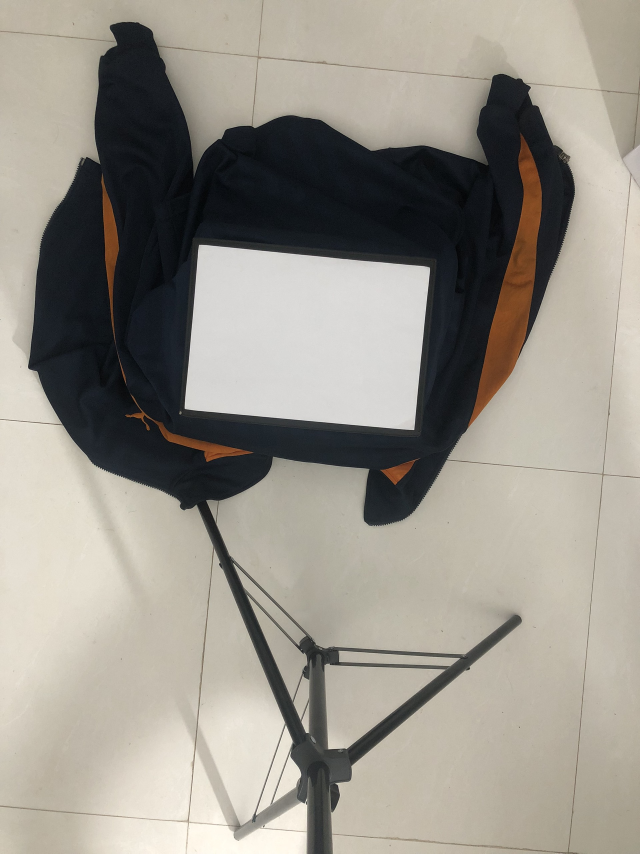
#> input picture A415-5.jpg, 1920 x 2560 px (shown at 1/3 size)
$ python area_A4.py
#> lines starting #> are read from the running program, lines starting #| are printed output that depends on the picture; after the words box and inside, x2 and y2 are one past the last pixel; in counts of white or black regions, pixels touching at a corner belong together
import cv2
import numpy as np
import tkinter as tk
from tkinter import filedialog
from matplotlib import pyplot as plt

KNOWN_AREA_A4_CM2 = 623.7  # The known area of an A4 sheet in square centimeters

def find_largest_contour(contours):
    max_area = 0
    largest_contour = None
    for contour in contours:
        area = cv2.contourArea(contour)
        if area > max_area:
            max_area = area
            largest_contour = contour
    return largest_contour if largest_contour is not None else np.array([])

def calculate_scale_factor(pixel_area_a4):
    return KNOWN_AREA_A4_CM2 / pixel_area_a4

def save_scale_factor(scale_factor, file_path='AreaContour/scale_factor.txt'):
    with open(file_path, 'w') as file:
        file.write(str(scale_factor))
        print("Scale factor saved successfully.")

def choose_files():
    root = tk.Tk()
    root.withdraw()
    file_paths = filedialog.askopenfilenames(title='Choose up to 5 images containing A4 paper',
                                             filetypes=[('Image Files', '*.jpeg *.jpg *.png')],
                                             initialdir='./',
                                             multiple=True)
#> the answer given: ../A415-5.jpg
    return file_paths[:5]

def display_image_with_contour(image, contour, scale_factor, image_path):
    cv2.drawContours(image, [contour], -1, (0, 255, 0), 30)  # Draw contour in green
    plt.imshow(cv2.cvtColor(image, cv2.COLOR_BGR2RGB))
    plt.title(f'Scale Factor: {scale_factor} cm²/px²')
    plt.axis('off')
    plt.show()

def process_images(image_paths):
#> called with image_paths = ('../A415-5.jpg',)
    scale_factors = []
    for image_path in image_paths:
        image = cv2.imread(image_path)
#> image is the input picture: shape (2560, 1920, 3); mean B, G, R 137.9, 146.9, 151.4
        gray = cv2.cvtColor(image, cv2.COLOR_BGR2GRAY)
        blurred = cv2.GaussianBlur(gray, (7, 7), 0)
        edged = cv2.Canny(blurred, 150, 350)
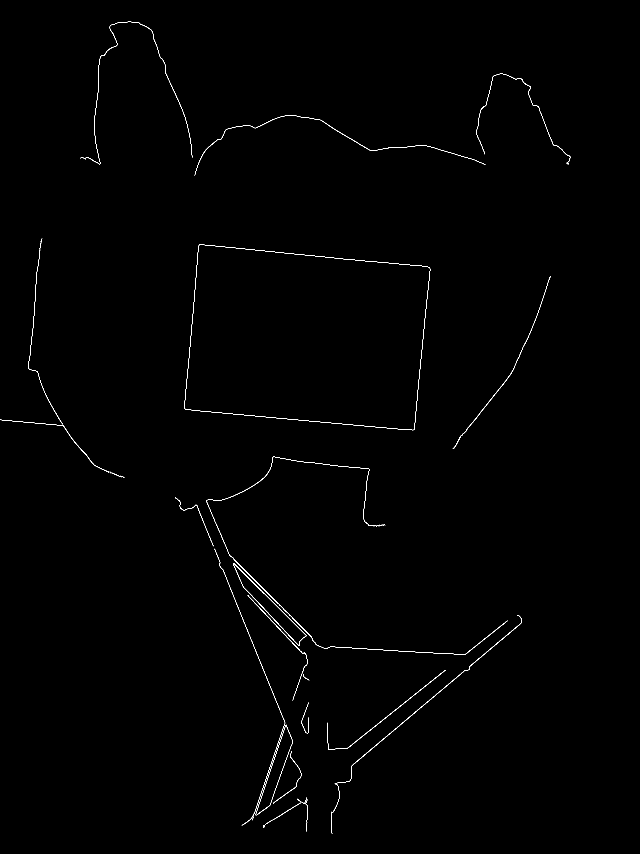
#> edged: shape (2560, 1920) (shown at 1/3 size); 0.32% white in thin lines or dots, all inside (x1, y1, x2, y2) = (0, 65, 1712, 2501)
        contours, _ = cv2.findContours(edged, cv2.RETR_EXTERNAL, cv2.CHAIN_APPROX_SIMPLE)
#> contours = 24 contours, 7 with area under 20; largest, box (x1, y1, x2, y2) and area: (553, 734, 1291, 1291) 343505, (767, 2174, 879, 2446) 8316, (619, 1370, 1523, 1964) 484, (1006, 1845, 1566, 2350) 428, (699, 1690, 919, 1938) 412
        largest_contour = find_largest_contour(contours)
#> the loop in find_largest_contour, `for contour in contours:` made 24 passes
#> (area, max_area) on passes 1, 5, 6, 20: (60, 60), (84, 84), (8315.5, 8315.5), (343505, 343505)
#> area on passes 9 to 14: 229.5, 427.5, 176, 412, 105.5, 56
#> after the loop in find_largest_contour, `for contour in contours:`: largest_contour = contour of 458 points, box (x1, y1, x2, y2) (553, 734, 1291, 1291), area 343505; max_area = 343505
        if largest_contour is not None:
            pixel_area_a4 = cv2.contourArea(largest_contour)
#> pixel_area_a4 = 343505
            scale_factor = calculate_scale_factor(pixel_area_a4)
#> scale_factor = 0.00182
            scale_factors.append(scale_factor)
            display_image_with_contour(image, largest_contour, scale_factor, image_path)
#> in display_image_with_contour, `plt.show()`:
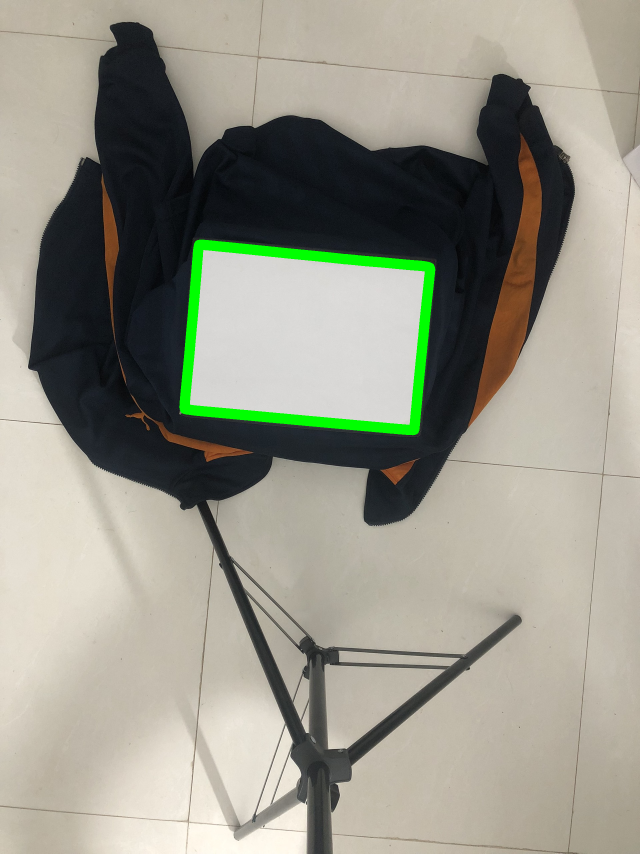
#> shown: shape (2560, 1920, 3) (shown at 1/3 size); mean R, G, B 149.5, 148.8, 136
        else:
            print("A4 paper not detected in image:", image_path)
    if scale_factors:
        average_scale_factor = sum(scale_factors) / len(scale_factors)
#> average_scale_factor = 0.00182
        save_scale_factor(average_scale_factor)

def main():
    image_paths = choose_files()
    if image_paths:
        process_images(image_paths)
    else:
        print("No files selected.")

if __name__ == "__main__":
    main()

$ run again, on A460cm.jpg
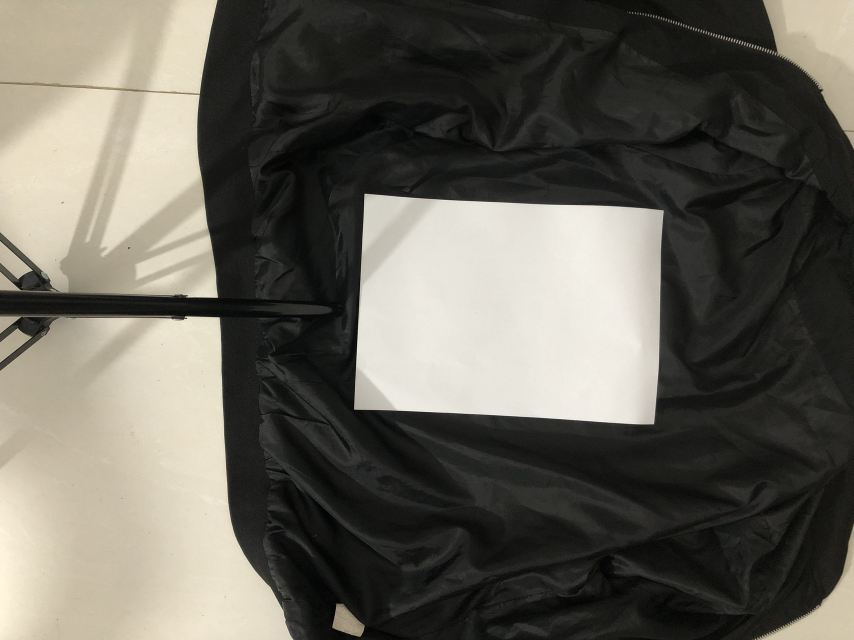
#> input picture A460cm.jpg, 2560 x 1920 px (shown at 1/3 size)
#> in process_images, image is the input picture: shape (1920, 2560, 3); mean B, G, R 89.7, 98.4, 101.3
#> in process_images, `edged = cv2.Canny(blurred, 150, 350)`:
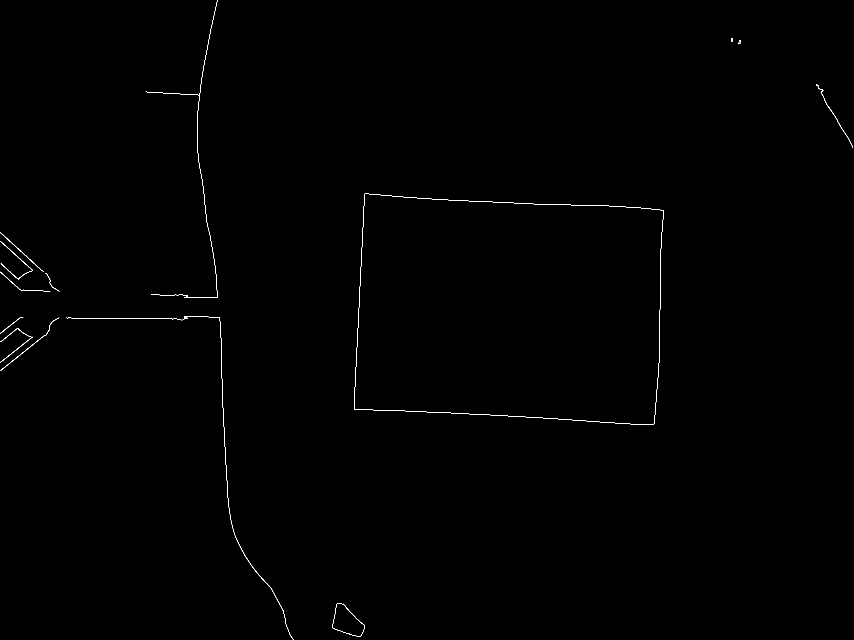
#> edged: shape (1920, 2560) (shown at 1/3 size); 0.17% white in thin lines or dots
#> contours = 19 contours, 4 with area under 20; largest, box (x1, y1, x2, y2) and area: (1062, 581, 1991, 1274) 579474, (996, 1810, 1095, 1910) 5746, (553, 948, 880, 1920) 158, (0, 953, 178, 1112) 136, (0, 698, 131, 815) 114
#> the loop in find_largest_contour, `for contour in contours:` made 19 passes
#> (area, max_area) on passes 1, 15: (5745.5, 5745.5), (579474, 579474)
#> after the loop in find_largest_contour, `for contour in contours:`: largest_contour = contour of 323 points, box (x1, y1, x2, y2) (1062, 581, 1991, 1274), area 579474; max_area = 579474
#> scale_factor = 0.00108
#> in display_image_with_contour, `cv2.drawContours(image, [contour], -1, (0, 255, 0), 30)`:
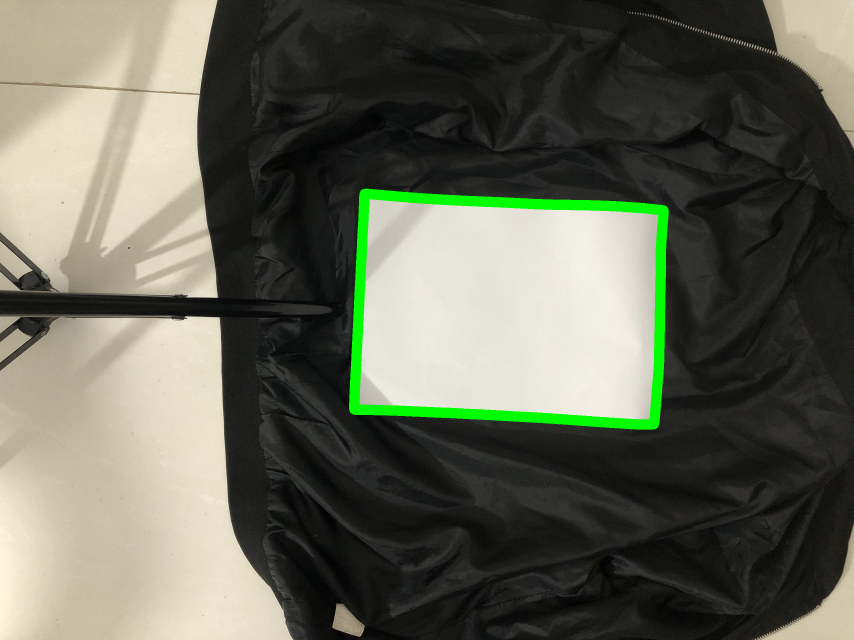
#> image: shape (1920, 2560, 3) (shown at 1/3 size); mean B, G, R 87.4, 101, 98.9

$ run again, on A490cm.jpg
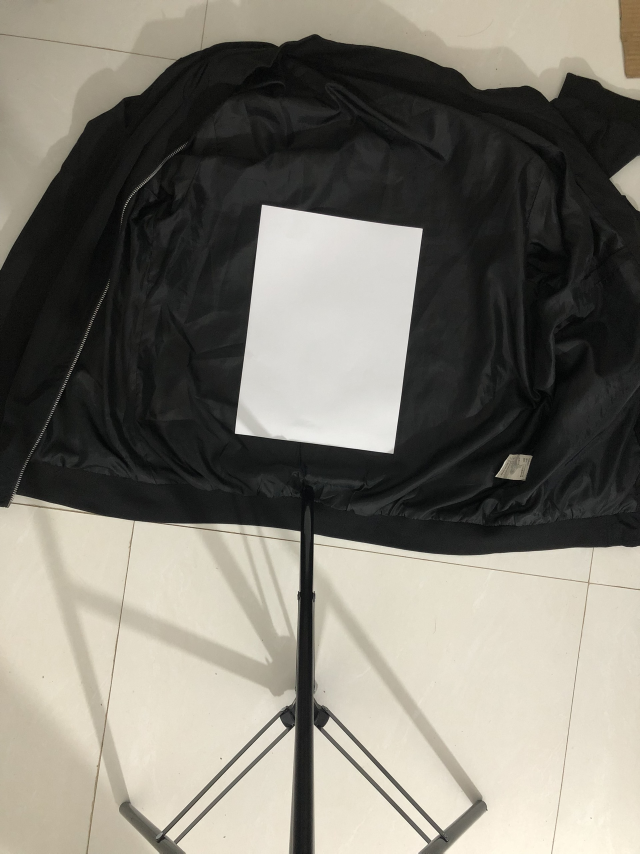
#> input picture A490cm.jpg, 1920 x 2560 px (shown at 1/3 size)
#> in process_images, image is the input picture: shape (2560, 1920, 3); mean B, G, R 112.2, 121.5, 124.7
#> in process_images, `edged = cv2.Canny(blurred, 150, 350)`:
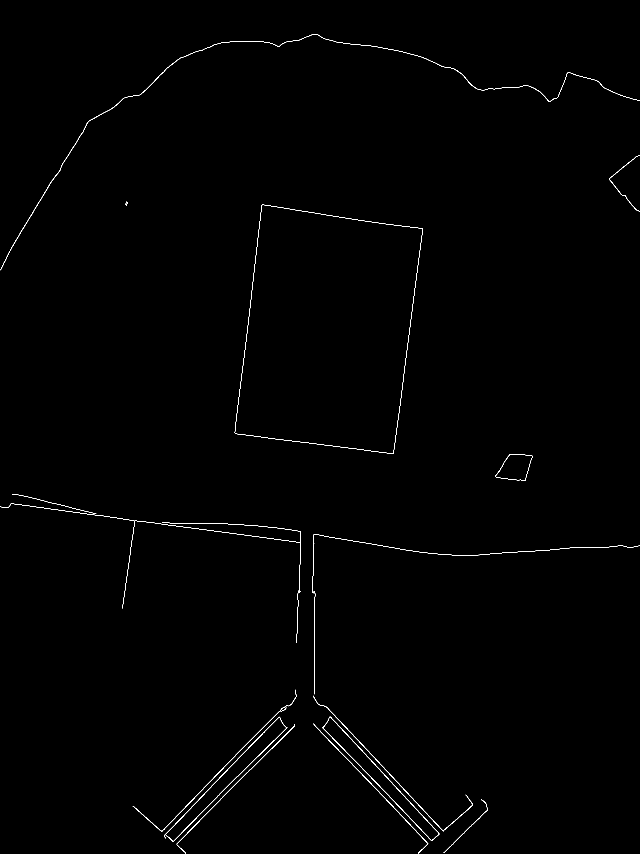
#> edged: shape (2560, 1920) (shown at 1/3 size); 0.33% white in thin lines or dots
#> contours = 15 contours, 3 with area under 20; largest, box (x1, y1, x2, y2) and area: (704, 614, 1269, 1362) 331279, (1486, 1363, 1598, 1442) 6026, (492, 2150, 863, 2525) 706, (966, 2150, 1319, 2523) 678, (0, 102, 1920, 811) 662
#> the loop in find_largest_contour, `for contour in contours:` made 15 passes
#> (area, max_area) on passes 1, 2, 4, 5, 11, 12: (124, 124), (372.5, 372.5), (678, 678), (706, 706), (6026.5, 6026.5), (331279, 331279)
#> after the loop in find_largest_contour, `for contour in contours:`: largest_contour = contour of 613 points, box (x1, y1, x2, y2) (704, 614, 1269, 1362), area 331279; max_area = 331279
#> scale_factor = 0.00188
#> in display_image_with_contour, `plt.show()`:
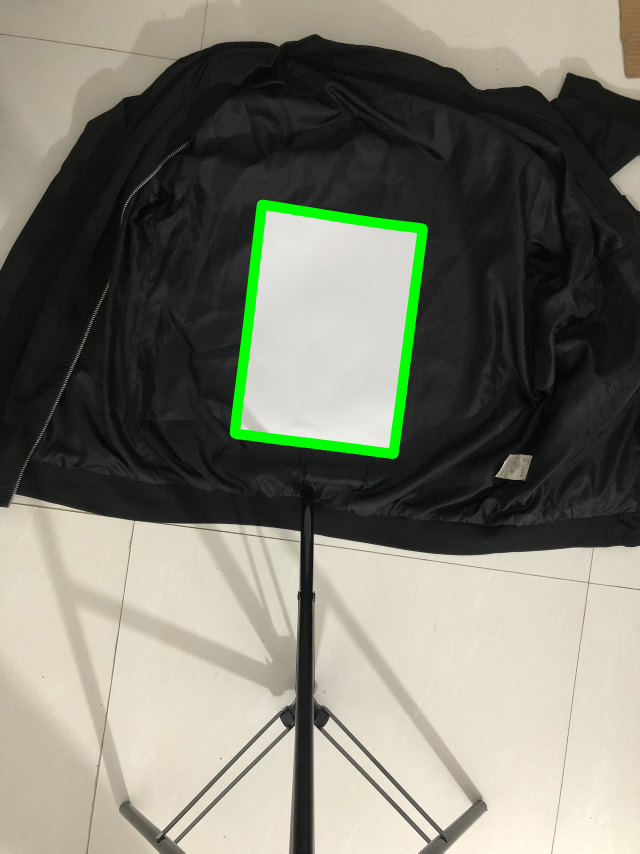
#> shown: shape (2560, 1920, 3) (shown at 1/3 size); mean R, G, B 122.8, 123.4, 110.4
